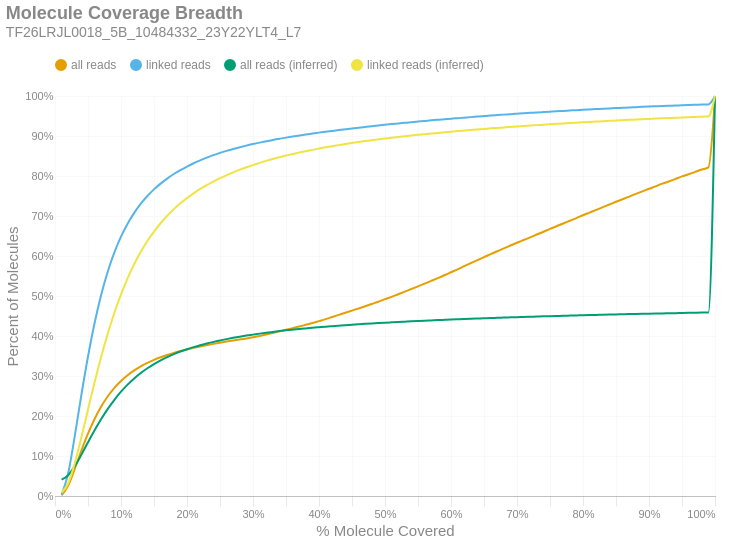

Here is the notebook cell this chart was saved with:
### Markdown cell above
### Molecule Read Coverage
This chart shows molecule coverage breadth as computed by the number of bases aligned to that molecule. In other words, "*how much of each unique long molecule is actually sequenced/aligned?*" Keep in mind there is a distinction between sequences and alignments, since some sequences belonging to a particular molecule may not align well and wouldn't appear in the alignment data. This chart also shows molecule coverage breadth as computed by the *inferred fragment* from which the aligned sequences originate. Unlike read coverage, this calculation takes into account the total insert size, including unsequenced gaps between the forward and reverse reads. Like the previous figures, these are cumulative percents.

### Code cell
if SKIPLR:
    print_html(f"Skipped")
else:
    binned_df = consolidated_hist(valids['coverage_bp'], mask, 0.01, True)
    binned_df_inf = consolidated_hist(valids['coverage_inserts'], mask, 0.01, True)
    binned_df = binned_df.with_columns(pl.lit(binned_df_inf['all reads (cumsum)']).alias('all reads (inferred)'))
    binned_df = binned_df.with_columns(pl.lit(binned_df_inf['linked reads (cumsum)']).alias('linked reads (inferred)'))
    binned_df = binned_df.with_columns(
        (pl.col('bin').cast(pl.Float64) + 0.01).alias('right_edge')
    )

    with SafeRender(binned_df):
        (
            density_plot(binned_df, 'Molecule Coverage Breadth', samplename, 'molcov', ['all reads (inferred)','linked reads (inferred)'])
            .encode(
                #x=alt.X('bin:Q', title="% Molecule Covered").axis(format = '%').scale(padding=0),
                x=alt.X('right_edge:Q', title="% Molecule Covered").axis(format='%').scale(padding=0),
                y=alt.Y('value:Q', title='Percent of Molecules')
                    .axis(format='%')
                    .stack(False)
                    .scale(domainMin=0, padding=0),
                color=alt.Color("key:N").scale(domain = ["all reads", "linked reads", "all reads (inferred)", "linked reads (inferred)"]),
                tooltip = [
                    alt.Tooltip("key:N", title = "Data Type"),
                    alt.Tooltip("range_label:N", title="% Molecule Covered"),
                    alt.Tooltip("value:Q", format = ".2%", title="% Molecules")
                ]
            )
        ).display()

### Figure 1 — Vega-Lite specification as saved in the notebook (floating-point values rounded to 4 significant figures)
{"width": "container", "height": 400, "config": {"title": {"anchor": "start", "dy": -15, "fontSize": 18, "color": "#888888", "subtitleColor": "#888888", "subtitleFontSize": 14}, "arc": {"fill": "#0072B2"}, "axis": {"domainColor": "#888888", "domainWidth": 0.5, "gridWidth": 0.2, "grid": false, "titleFontWeight": 400, "titleFontSize": 15, "labelFontSize": 11, "labelColor": "#888888", "tickColor": "#888888", "tickWidth": 0.2, "titleColor": "#888888"}, "axisBand": {"grid": false}, "axisX": {"grid": true, "tickSize": 10, "domainCap": "round"}, "axisY": {"domain": false, "grid": true, "tickSize": 0, "domainCap": "round"}, "background": "transparent", "header": {"labelFontSize": 15, "labelColor": "#888888", "titleFontSize": 15, "titleFontWeight": 600, "titleColor": "#888888"}, "legend": {"labelFont": "sans-serif", "labelFontSize": 12, "labelColor": "#888888", "symbolSize": 100, "symbolType": "circle", "titleFontSize": 12, "titlePadding": 10, "titleColor": "#888888", "title": null, "orient": "top"}, "range": {"category": ["#E69F00", "#56B4E9", "#009E73", "#F0E442", "#0072B2", "#D55E00", "#CC79A7", "#000000"], "diverging": ["#cfe8f3", "#a2d4ec", "#73bfe2", "#46abdb", "#1696d2", "#12719e"]}, "area": {"fill": "#0072B2", "fillOpacity": 0.7, "line": true, "strokeOpacity": 0.7}, "line": {"color": "#0072B2", "stroke": "#0072B2", "strokeWidth": 2}, "trail": {"color": "#0072B2", "stroke": "#0072B2", "strokeWidth": 0, "size": 1}, "point": {"filled": true, "fillOpacity": 1.0, "size": 95}, "text": {"color": "#888888", "fontSize": 11, "align": "right", "fontWeight": 400, "size": 11}, "bar": {"fill": "#0072B2", "stroke": null}, "view": {"stroke": null, "continuousWidth": 660, "continuousHeight": 400}}, "data": {"name": "data-0befad0cbe83da9612db4a266000466e"}, "mark": {"type": "line", "interpolate": "monotone", "point": {"opacity": 0, "size": 275}}, "encoding": {"color": {"field": "key", "scale": {"domain": ["all reads", "linked reads", "all reads (inferred)", "linked reads (inferred)"]}, "type": "nominal"}, "tooltip": [{"field": "key", "title": "Data Type", "type": "nominal"}, {"field": "range_label", "title": "% Molecule Covered", "type": "nominal"}, {"field": "value", "format": ".2%", "title": "% Molecules", "type": "quantitative"}], "x": {"axis": {"format": "%"}, "field": "right_edge", "scale": {"padding": 0}, "title": "% Molecule Covered", "type": "quantitative"}, "y": {"axis": {"format": "%"}, "field": "value", "scale": {"domainMin": 0, "padding": 0}, "stack": false, "title": "Percent of Molecules", "type": "quantitative"}}, "params": [{"name": "param_c36ac31b6afebe62", "select": {"type": "point", "fields": ["key"]}, "bind": "legend"}], "title": {"text": "Molecule Coverage Breadth", "subtitle": "TF26LRJL0018_5B_10484332_23Y22YLT4_L7"}, "transform": [{"fold": ["all reads (cumsum)", "linked reads (cumsum)", "all reads (inferred)", "linked reads (inferred)"]}, {"calculate": "replace(datum.key, ' (cumsum)', '')", "as": "key"}, {"filter": {"param": "param_c36ac31b6afebe62"}}], "usermeta": {"embedOptions": {"downloadFileName": "TF26LRJL0018_5B_10484332_23Y22YLT4_L7.molcov"}}, "$schema": "https://vega.github.io/schema/vega-lite/v6.4.1.json", "datasets": {"data-0befad0cbe83da9612db4a266000466e": [{"bin": "0.0", "interval": "0.0-0.01", "all reads": 0.001791, "linked reads": 0.00327, "all reads (cumsum)": 0.001791, "linked reads (cumsum)": 0.00327, "range_label": "0.0-0.01", "all reads (inferred)": 0.04077, "linked reads (inferred)": 0.008422, "right_edge": 0.01}, {"bin": "0.01", "interval": "0.01-0.02", "all reads": 0.02453, "linked reads": 0.05357, "all reads (cumsum)": 0.02632, "linked reads (cumsum)": 0.05684, "range_label": "0.01-0.02", "all reads (inferred)": 0.05203, "linked reads (inferred)": 0.03196, "right_edge": 0.02}, {"bin": "0.02", "interval": "0.02-0.03", "all reads": 0.04174, "linked reads": 0.09353, "all reads (cumsum)": 0.06806, "linked reads (cumsum)": 0.1504, "range_label": "0.02-0.03", "all reads (inferred)": 0.07462, "linked reads (inferred)": 0.08213, "right_edge": 0.03}, {"bin": "0.03", "interval": "0.03-0.04", "all reads": 0.04547, "linked reads": 0.1028, "all reads (cumsum)": 0.1135, "linked reads (cumsum)": 0.2532, "range_label": "0.03-0.04", "all reads (inferred)": 0.1034, "linked reads (inferred)": 0.1469, "right_edge": 0.04}, {"bin": "0.04", "interval": "0.04-0.05", "all reads": 0.04222, "linked reads": 0.09569, "all reads (cumsum)": 0.1557, "linked reads (cumsum)": 0.3489, "range_label": "0.04-0.05", "all reads (inferred)": 0.1341, "linked reads (inferred)": 0.2163, "right_edge": 0.05}, {"bin": "0.05", "interval": "0.05-0.06", "all reads": 0.03675, "linked reads": 0.08346, "all reads (cumsum)": 0.1925, "linked reads (cumsum)": 0.4323, "range_label": "0.05-0.06", "all reads (inferred)": 0.1641, "linked reads (inferred)": 0.2844, "right_edge": 0.06}, {"bin": "0.06", "interval": "0.06-0.07", "all reads": 0.03118, "linked reads": 0.07072, "all reads (cumsum)": 0.2237, "linked reads (cumsum)": 0.5031, "range_label": "0.06-0.07", "all reads (inferred)": 0.1923, "linked reads (inferred)": 0.3484, "right_edge": 0.07}, {"bin": "0.07", "interval": "0.07-0.08", "all reads": 0.02563, "linked reads": 0.05817, "all reads (cumsum)": 0.2493, "linked reads (cumsum)": 0.5612, "range_label": "0.07-0.08", "all reads (inferred)": 0.2178, "linked reads (inferred)": 0.4063, "right_edge": 0.08}, {"bin": "0.08", "interval": "0.08-0.09", "all reads": 0.02109, "linked reads": 0.04779, "all reads (cumsum)": 0.2704, "linked reads (cumsum)": 0.609, "range_label": "0.08-0.09", "all reads (inferred)": 0.2406, "linked reads (inferred)": 0.4582, "right_edge": 0.09}, {"bin": "0.09", "interval": "0.09-0.1", "all reads": 0.0173, "linked reads": 0.03921, "all reads (cumsum)": 0.2877, "linked reads (cumsum)": 0.6482, "range_label": "0.09-0.1", "all reads (inferred)": 0.2607, "linked reads (inferred)": 0.5039, "right_edge": 0.1}, {"bin": "0.1", "interval": "0.1-0.11", "all reads": 0.01426, "linked reads": 0.03223, "all reads (cumsum)": 0.3019, "linked reads (cumsum)": 0.6805, "range_label": "0.1-0.11", "all reads (inferred)": 0.2784, "linked reads (inferred)": 0.5443, "right_edge": 0.11}, {"bin": "0.11", "interval": "0.11-0.12", "all reads": 0.01212, "linked reads": 0.0273, "all reads (cumsum)": 0.3141, "linked reads (cumsum)": 0.7078, "range_label": "0.11-0.12", "all reads (inferred)": 0.294, "linked reads (inferred)": 0.5797, "right_edge": 0.12}, {"bin": "0.12", "interval": "0.12-0.13", "all reads": 0.01022, "linked reads": 0.02295, "all reads (cumsum)": 0.3243, "linked reads (cumsum)": 0.7307, "range_label": "0.12-0.13", "all reads (inferred)": 0.3076, "linked reads (inferred)": 0.6105, "right_edge": 0.13}, {"bin": "0.13", "interval": "0.13-0.14", "all reads": 0.008565, "linked reads": 0.01921, "all reads (cumsum)": 0.3328, "linked reads (cumsum)": 0.7499, "range_label": "0.13-0.14", "all reads (inferred)": 0.3194, "linked reads (inferred)": 0.6374, "right_edge": 0.14}, {"bin": "0.14", "interval": "0.14-0.15", "all reads": 0.007473, "linked reads": 0.01665, "all reads (cumsum)": 0.3403, "linked reads (cumsum)": 0.7666, "range_label": "0.14-0.15", "all reads (inferred)": 0.3298, "linked reads (inferred)": 0.661, "right_edge": 0.15}, {"bin": "0.15", "interval": "0.15-0.16", "all reads": 0.006454, "linked reads": 0.01432, "all reads (cumsum)": 0.3468, "linked reads (cumsum)": 0.7809, "range_label": "0.15-0.16", "all reads (inferred)": 0.339, "linked reads (inferred)": 0.6819, "right_edge": 0.16}, {"bin": "0.16", "interval": "0.16-0.17", "all reads": 0.005726, "linked reads": 0.01263, "all reads (cumsum)": 0.3525, "linked reads (cumsum)": 0.7935, "range_label": "0.16-0.17", "all reads (inferred)": 0.3473, "linked reads (inferred)": 0.7006, "right_edge": 0.17}, {"bin": "0.17", "interval": "0.17-0.18", "all reads": 0.005209, "linked reads": 0.01141, "all reads (cumsum)": 0.3577, "linked reads (cumsum)": 0.8049, "range_label": "0.17-0.18", "all reads (inferred)": 0.3546, "linked reads (inferred)": 0.7171, "right_edge": 0.18}, {"bin": "0.18", "interval": "0.18-0.19", "all reads": 0.004566, "linked reads": 0.009806, "all reads (cumsum)": 0.3623, "linked reads (cumsum)": 0.8147, "range_label": "0.18-0.19", "all reads (inferred)": 0.3611, "linked reads (inferred)": 0.7318, "right_edge": 0.19}, {"bin": "0.19", "interval": "0.19-0.2", "all reads": 0.004144, "linked reads": 0.008922, "all reads (cumsum)": 0.3664, "linked reads (cumsum)": 0.8237, "range_label": "0.19-0.2", "all reads (inferred)": 0.3668, "linked reads (inferred)": 0.7447, "right_edge": 0.2}, {"bin": "0.2", "interval": "0.2-0.21", "all reads": 0.003907, "linked reads": 0.008277, "all reads (cumsum)": 0.3703, "linked reads (cumsum)": 0.8319, "range_label": "0.2-0.21", "all reads (inferred)": 0.3721, "linked reads (inferred)": 0.7566, "right_edge": 0.21}, {"bin": "0.21", "interval": "0.21-0.22", "all reads": 0.003528, "linked reads": 0.007248, "all reads (cumsum)": 0.3739, "linked reads (cumsum)": 0.8392, "range_label": "0.21-0.22", "all reads (inferred)": 0.3769, "linked reads (inferred)": 0.7676, "right_edge": 0.22}, {"bin": "0.22", "interval": "0.22-0.23", "all reads": 0.003245, "linked reads": 0.006623, "all reads (cumsum)": 0.3771, "linked reads (cumsum)": 0.8458, "range_label": "0.22-0.23", "all reads (inferred)": 0.3812, "linked reads (inferred)": 0.7773, "right_edge": 0.23}, {"bin": "0.23", "interval": "0.23-0.24", "all reads": 0.003228, "linked reads": 0.006293, "all reads (cumsum)": 0.3803, "linked reads (cumsum)": 0.8521, "range_label": "0.23-0.24", "all reads (inferred)": 0.3851, "linked reads (inferred)": 0.7861, "right_edge": 0.24}, {"bin": "0.24", "interval": "0.24-0.25", "all reads": 0.00296, "linked reads": 0.005639, "all reads (cumsum)": 0.3833, "linked reads (cumsum)": 0.8577, "range_label": "0.24-0.25", "all reads (inferred)": 0.3889, "linked reads (inferred)": 0.7945, "right_edge": 0.25}, {"bin": "0.25", "interval": "0.25-0.26", "all reads": 0.002729, "linked reads": 0.005089, "all reads (cumsum)": 0.386, "linked reads (cumsum)": 0.8628, "range_label": "0.25-0.26", "all reads (inferred)": 0.3922, "linked reads (inferred)": 0.802, "right_edge": 0.26}, {"bin": "0.26", "interval": "0.26-0.27", "all reads": 0.002609, "linked reads": 0.004691, "all reads (cumsum)": 0.3886, "linked reads (cumsum)": 0.8675, "range_label": "0.26-0.27", "all reads (inferred)": 0.3954, "linked reads (inferred)": 0.8092, "right_edge": 0.27}, {"bin": "0.27", "interval": "0.27-0.28", "all reads": 0.002533, "linked reads": 0.004323, "all reads (cumsum)": 0.3912, "linked reads (cumsum)": 0.8718, "range_label": "0.27-0.28", "all reads (inferred)": 0.3984, "linked reads (inferred)": 0.8158, "right_edge": 0.28}, {"bin": "0.28", "interval": "0.28-0.29", "all reads": 0.00266, "linked reads": 0.004094, "all reads (cumsum)": 0.3938, "linked reads (cumsum)": 0.8759, "range_label": "0.28-0.29", "all reads (inferred)": 0.401, "linked reads (inferred)": 0.8218, "right_edge": 0.29}, {"bin": "0.29", "interval": "0.29-0.3", "all reads": 0.00305, "linked reads": 0.003942, "all reads (cumsum)": 0.3969, "linked reads (cumsum)": 0.8799, "range_label": "0.29-0.3", "all reads (inferred)": 0.4035, "linked reads (inferred)": 0.8272, "right_edge": 0.3}, {"bin": "0.3", "interval": "0.3-0.31", "all reads": 0.003231, "linked reads": 0.003604, "all reads (cumsum)": 0.4001, "linked reads (cumsum)": 0.8835, "range_label": "0.3-0.31", "all reads (inferred)": 0.4059, "linked reads (inferred)": 0.8328, "right_edge": 0.31}, {"bin": "0.31", "interval": "0.31-0.32", "all reads": 0.003607, "linked reads": 0.003377, "all reads (cumsum)": 0.4037, "linked reads (cumsum)": 0.8869, "range_label": "0.31-0.32", "all reads (inferred)": 0.4082, "linked reads (inferred)": 0.8379, "right_edge": 0.32}, {"bin": "0.32", "interval": "0.32-0.33", "all reads": 0.003936, "linked reads": 0.003293, "all reads (cumsum)": 0.4076, "linked reads (cumsum)": 0.8901, "range_label": "0.32-0.33", "all reads (inferred)": 0.4103, "linked reads (inferred)": 0.8425, "right_edge": 0.33}, {"bin": "0.33", "interval": "0.33-0.34", "all reads": 0.003863, "linked reads": 0.002918, "all reads (cumsum)": 0.4115, "linked reads (cumsum)": 0.8931, "range_label": "0.33-0.34", "all reads (inferred)": 0.4123, "linked reads (inferred)": 0.8469, "right_edge": 0.34}, {"bin": "0.34", "interval": "0.34-0.35", "all reads": 0.004095, "linked reads": 0.002858, "all reads (cumsum)": 0.4156, "linked reads (cumsum)": 0.8959, "range_label": "0.34-0.35", "all reads (inferred)": 0.4141, "linked reads (inferred)": 0.8511, "right_edge": 0.35}, {"bin": "0.35", "interval": "0.35-0.36", "all reads": 0.004016, "linked reads": 0.002703, "all reads (cumsum)": 0.4196, "linked reads (cumsum)": 0.8986, "range_label": "0.35-0.36", "all reads (inferred)": 0.4158, "linked reads (inferred)": 0.8549, "right_edge": 0.36}, {"bin": "0.36", "interval": "0.36-0.37", "all reads": 0.004077, "linked reads": 0.002549, "all reads (cumsum)": 0.4237, "linked reads (cumsum)": 0.9012, "range_label": "0.36-0.37", "all reads (inferred)": 0.4175, "linked reads (inferred)": 0.8585, "right_edge": 0.37}, {"bin": "0.37", "interval": "0.37-0.38", "all reads": 0.004318, "linked reads": 0.002495, "all reads (cumsum)": 0.428, "linked reads (cumsum)": 0.9037, "range_label": "0.37-0.38", "all reads (inferred)": 0.419, "linked reads (inferred)": 0.862, "right_edge": 0.38}, {"bin": "0.38", "interval": "0.38-0.39", "all reads": 0.004325, "linked reads": 0.002371, "all reads (cumsum)": 0.4323, "linked reads (cumsum)": 0.906, "range_label": "0.38-0.39", "all reads (inferred)": 0.4205, "linked reads (inferred)": 0.8654, "right_edge": 0.39}, {"bin": "0.39", "interval": "0.39-0.4", "all reads": 0.004811, "linked reads": 0.002389, "all reads (cumsum)": 0.4371, "linked reads (cumsum)": 0.9084, "range_label": "0.39-0.4", "all reads (inferred)": 0.4219, "linked reads (inferred)": 0.8685, "right_edge": 0.4}, {"bin": "0.4", "interval": "0.4-0.41", "all reads": 0.004933, "linked reads": 0.002135, "all reads (cumsum)": 0.4421, "linked reads (cumsum)": 0.9106, "range_label": "0.4-0.41", "all reads (inferred)": 0.4233, "linked reads (inferred)": 0.8717, "right_edge": 0.41}, {"bin": "0.41", "interval": "0.41-0.42", "all reads": 0.00542, "linked reads": 0.002168, "all reads (cumsum)": 0.4475, "linked reads (cumsum)": 0.9127, "range_label": "0.41-0.42", "all reads (inferred)": 0.4246, "linked reads (inferred)": 0.8744, "right_edge": 0.42}, {"bin": "0.42", "interval": "0.42-0.43", "all reads": 0.00533, "linked reads": 0.002155, "all reads (cumsum)": 0.4528, "linked reads (cumsum)": 0.9149, "range_label": "0.42-0.43", "all reads (inferred)": 0.4258, "linked reads (inferred)": 0.8772, "right_edge": 0.43}, {"bin": "0.43", "interval": "0.43-0.44", "all reads": 0.005313, "linked reads": 0.002015, "all reads (cumsum)": 0.4581, "linked reads (cumsum)": 0.9169, "range_label": "0.43-0.44", "all reads (inferred)": 0.4271, "linked reads (inferred)": 0.88, "right_edge": 0.44}, {"bin": "0.44", "interval": "0.44-0.45", "all reads": 0.005419, "linked reads": 0.001999, "all reads (cumsum)": 0.4636, "linked reads (cumsum)": 0.9189, "range_label": "0.44-0.45", "all reads (inferred)": 0.4282, "linked reads (inferred)": 0.8825, "right_edge": 0.45}, {"bin": "0.45", "interval": "0.45-0.46", "all reads": 0.005374, "linked reads": 0.001952, "all reads (cumsum)": 0.4689, "linked reads (cumsum)": 0.9209, "range_label": "0.45-0.46", "all reads (inferred)": 0.4293, "linked reads (inferred)": 0.8849, "right_edge": 0.46}, {"bin": "0.46", "interval": "0.46-0.47", "all reads": 0.005502, "linked reads": 0.001883, "all reads (cumsum)": 0.4744, "linked reads (cumsum)": 0.9227, "range_label": "0.46-0.47", "all reads (inferred)": 0.4304, "linked reads (inferred)": 0.8873, "right_edge": 0.47}, {"bin": "0.47", "interval": "0.47-0.48", "all reads": 0.005698, "linked reads": 0.001836, "all reads (cumsum)": 0.4801, "linked reads (cumsum)": 0.9246, "range_label": "0.47-0.48", "all reads (inferred)": 0.4314, "linked reads (inferred)": 0.8895, "right_edge": 0.48}, {"bin": "0.48", "interval": "0.48-0.49", "all reads": 0.005556, "linked reads": 0.001696, "all reads (cumsum)": 0.4857, "linked reads (cumsum)": 0.9263, "range_label": "0.48-0.49", "all reads (inferred)": 0.4324, "linked reads (inferred)": 0.8916, "right_edge": 0.49}, {"bin": "0.49", "interval": "0.49-0.5", "all reads": 0.006485, "linked reads": 0.001747, "all reads (cumsum)": 0.4922, "linked reads (cumsum)": 0.928, "range_label": "0.49-0.5", "all reads (inferred)": 0.4333, "linked reads (inferred)": 0.8937, "right_edge": 0.5}, {"bin": "0.5", "interval": "0.5-0.51", "all reads": 0.005754, "linked reads": 0.001718, "all reads (cumsum)": 0.4979, "linked reads (cumsum)": 0.9297, "range_label": "0.5-0.51", "all reads (inferred)": 0.4341, "linked reads (inferred)": 0.8956, "right_edge": 0.51}, {"bin": "0.51", "interval": "0.51-0.52", "all reads": 0.006483, "linked reads": 0.001547, "all reads (cumsum)": 0.5044, "linked reads (cumsum)": 0.9313, "range_label": "0.51-0.52", "all reads (inferred)": 0.435, "linked reads (inferred)": 0.8974, "right_edge": 0.52}, {"bin": "0.52", "interval": "0.52-0.53", "all reads": 0.006444, "linked reads": 0.001596, "all reads (cumsum)": 0.5109, "linked reads (cumsum)": 0.9329, "range_label": "0.52-0.53", "all reads (inferred)": 0.4358, "linked reads (inferred)": 0.8993, "right_edge": 0.53}, {"bin": "0.53", "interval": "0.53-0.54", "all reads": 0.006673, "linked reads": 0.001585, "all reads (cumsum)": 0.5175, "linked reads (cumsum)": 0.9345, "range_label": "0.53-0.54", "all reads (inferred)": 0.4367, "linked reads (inferred)": 0.9011, "right_edge": 0.54}, {"bin": "0.54", "interval": "0.54-0.55", "all reads": 0.00667, "linked reads": 0.001531, "all reads (cumsum)": 0.5242, "linked reads (cumsum)": 0.936, "range_label": "0.54-0.55", "all reads (inferred)": 0.4375, "linked reads (inferred)": 0.9029, "right_edge": 0.55}, {"bin": "0.55", "interval": "0.55-0.56", "all reads": 0.006828, "linked reads": 0.001518, "all reads (cumsum)": 0.531, "linked reads (cumsum)": 0.9375, "range_label": "0.55-0.56", "all reads (inferred)": 0.4382, "linked reads (inferred)": 0.9046, "right_edge": 0.56}, {"bin": "0.56", "interval": "0.56-0.57", "all reads": 0.00672, "linked reads": 0.001572, "all reads (cumsum)": 0.5377, "linked reads (cumsum)": 0.9391, "range_label": "0.56-0.57", "all reads (inferred)": 0.439, "linked reads (inferred)": 0.9062, "right_edge": 0.57}, {"bin": "0.57", "interval": "0.57-0.58", "all reads": 0.006875, "linked reads": 0.001485, "all reads (cumsum)": 0.5446, "linked reads (cumsum)": 0.9406, "range_label": "0.57-0.58", "all reads (inferred)": 0.4397, "linked reads (inferred)": 0.9078, "right_edge": 0.58}, {"bin": "0.58", "interval": "0.58-0.59", "all reads": 0.007209, "linked reads": 0.001462, "all reads (cumsum)": 0.5518, "linked reads (cumsum)": 0.942, "range_label": "0.58-0.59", "all reads (inferred)": 0.4404, "linked reads (inferred)": 0.9093, "right_edge": 0.59}, {"bin": "0.59", "interval": "0.59-0.6", "all reads": 0.007551, "linked reads": 0.001354, "all reads (cumsum)": 0.5594, "linked reads (cumsum)": 0.9434, "range_label": "0.59-0.6", "all reads (inferred)": 0.4411, "linked reads (inferred)": 0.9108, "right_edge": 0.6}, {"bin": "0.6", "interval": "0.6-0.61", "all reads": 0.007401, "linked reads": 0.001271, "all reads (cumsum)": 0.5668, "linked reads (cumsum)": 0.9446, "range_label": "0.6-0.61", "all reads (inferred)": 0.4418, "linked reads (inferred)": 0.9123, "right_edge": 0.61}, {"bin": "0.61", "interval": "0.61-0.62", "all reads": 0.007779, "linked reads": 0.001276, "all reads (cumsum)": 0.5746, "linked reads (cumsum)": 0.9459, "range_label": "0.61-0.62", "all reads (inferred)": 0.4425, "linked reads (inferred)": 0.9137, "right_edge": 0.62}, {"bin": "0.62", "interval": "0.62-0.63", "all reads": 0.007616, "linked reads": 0.001267, "all reads (cumsum)": 0.5822, "linked reads (cumsum)": 0.9472, "range_label": "0.62-0.63", "all reads (inferred)": 0.4431, "linked reads (inferred)": 0.9151, "right_edge": 0.63}, {"bin": "0.63", "interval": "0.63-0.64", "all reads": 0.007462, "linked reads": 0.001329, "all reads (cumsum)": 0.5896, "linked reads (cumsum)": 0.9485, "range_label": "0.63-0.64", "all reads (inferred)": 0.4437, "linked reads (inferred)": 0.9165, "right_edge": 0.64}, {"bin": "0.64", "interval": "0.64-0.65", "all reads": 0.007344, "linked reads": 0.0013, "all reads (cumsum)": 0.597, "linked reads (cumsum)": 0.9498, "range_label": "0.64-0.65", "all reads (inferred)": 0.4443, "linked reads (inferred)": 0.9178, "right_edge": 0.65}, {"bin": "0.65", "interval": "0.65-0.66", "all reads": 0.007601, "linked reads": 0.001289, "all reads (cumsum)": 0.6046, "linked reads (cumsum)": 0.9511, "range_label": "0.65-0.66", "all reads (inferred)": 0.445, "linked reads (inferred)": 0.9191, "right_edge": 0.66}, {"bin": "0.66", "interval": "0.66-0.67", "all reads": 0.007228, "linked reads": 0.001176, "all reads (cumsum)": 0.6118, "linked reads (cumsum)": 0.9523, "range_label": "0.66-0.67", "all reads (inferred)": 0.4455, "linked reads (inferred)": 0.9203, "right_edge": 0.67}, {"bin": "0.67", "interval": "0.67-0.68", "all reads": 0.007349, "linked reads": 0.001149, "all reads (cumsum)": 0.6192, "linked reads (cumsum)": 0.9534, "range_label": "0.67-0.68", "all reads (inferred)": 0.446, "linked reads (inferred)": 0.9215, "right_edge": 0.68}, {"bin": "0.68", "interval": "0.68-0.69", "all reads": 0.006992, "linked reads": 0.001171, "all reads (cumsum)": 0.6262, "linked reads (cumsum)": 0.9546, "range_label": "0.68-0.69", "all reads (inferred)": 0.4466, "linked reads (inferred)": 0.9227, "right_edge": 0.69}, {"bin": "0.69", "interval": "0.69-0.7", "all reads": 0.007026, "linked reads": 0.001091, "all reads (cumsum)": 0.6332, "linked reads (cumsum)": 0.9557, "range_label": "0.69-0.7", "all reads (inferred)": 0.4471, "linked reads (inferred)": 0.9238, "right_edge": 0.7}, {"bin": "0.7", "interval": "0.7-0.71", "all reads": 0.006768, "linked reads": 0.001089, "all reads (cumsum)": 0.6399, "linked reads (cumsum)": 0.9568, "range_label": "0.7-0.71", "all reads (inferred)": 0.4476, "linked reads (inferred)": 0.9249, "right_edge": 0.71}, {"bin": "0.71", "interval": "0.71-0.72", "all reads": 0.006753, "linked reads": 0.00104, "all reads (cumsum)": 0.6467, "linked reads (cumsum)": 0.9578, "range_label": "0.71-0.72", "all reads (inferred)": 0.4481, "linked reads (inferred)": 0.9261, "right_edge": 0.72}, {"bin": "0.72", "interval": "0.72-0.73", "all reads": 0.007034, "linked reads": 0.001069, "all reads (cumsum)": 0.6537, "linked reads (cumsum)": 0.9589, "range_label": "0.72-0.73", "all reads (inferred)": 0.4486, "linked reads (inferred)": 0.9272, "right_edge": 0.73}, {"bin": "0.73", "interval": "0.73-0.74", "all reads": 0.006843, "linked reads": 0.001008, "all reads (cumsum)": 0.6606, "linked reads (cumsum)": 0.9599, "range_label": "0.73-0.74", "all reads (inferred)": 0.4492, "linked reads (inferred)": 0.9283, "right_edge": 0.74}, {"bin": "0.74", "interval": "0.74-0.75", "all reads": 0.007186, "linked reads": 0.001002, "all reads (cumsum)": 0.6678, "linked reads (cumsum)": 0.9609, "range_label": "0.74-0.75", "all reads (inferred)": 0.4497, "linked reads (inferred)": 0.9294, "right_edge": 0.75}, {"bin": "0.75", "interval": "0.75-0.76", "all reads": 0.006563, "linked reads": 0.0009877, "all reads (cumsum)": 0.6743, "linked reads (cumsum)": 0.9619, "range_label": "0.75-0.76", "all reads (inferred)": 0.4501, "linked reads (inferred)": 0.9304, "right_edge": 0.76}, {"bin": "0.76", "interval": "0.76-0.77", "all reads": 0.006996, "linked reads": 0.0008733, "all reads (cumsum)": 0.6813, "linked reads (cumsum)": 0.9628, "range_label": "0.76-0.77", "all reads (inferred)": 0.4505, "linked reads (inferred)": 0.9313, "right_edge": 0.77}, {"bin": "0.77", "interval": "0.77-0.78", "all reads": 0.006694, "linked reads": 0.0009368, "all reads (cumsum)": 0.688, "linked reads (cumsum)": 0.9637, "range_label": "0.77-0.78", "all reads (inferred)": 0.451, "linked reads (inferred)": 0.9323, "right_edge": 0.78}, {"bin": "0.78", "interval": "0.78-0.79", "all reads": 0.006689, "linked reads": 0.0008951, "all reads (cumsum)": 0.6947, "linked reads (cumsum)": 0.9646, "range_label": "0.78-0.79", "all reads (inferred)": 0.4515, "linked reads (inferred)": 0.9333, "right_edge": 0.79}, {"bin": "0.79", "interval": "0.79-0.8", "all reads": 0.007201, "linked reads": 0.0009967, "all reads (cumsum)": 0.7019, "linked reads (cumsum)": 0.9656, "range_label": "0.79-0.8", "all reads (inferred)": 0.4519, "linked reads (inferred)": 0.9343, "right_edge": 0.8}, {"bin": "0.8", "interval": "0.8-0.81", "all reads": 0.006644, "linked reads": 0.0008388, "all reads (cumsum)": 0.7086, "linked reads (cumsum)": 0.9664, "range_label": "0.8-0.81", "all reads (inferred)": 0.4523, "linked reads (inferred)": 0.9352, "right_edge": 0.81}, {"bin": "0.81", "interval": "0.81-0.82", "all reads": 0.006708, "linked reads": 0.0008315, "all reads (cumsum)": 0.7153, "linked reads (cumsum)": 0.9673, "range_label": "0.81-0.82", "all reads (inferred)": 0.4527, "linked reads (inferred)": 0.9361, "right_edge": 0.82}, {"bin": "0.82", "interval": "0.82-0.83", "all reads": 0.006933, "linked reads": 0.0008588, "all reads (cumsum)": 0.7222, "linked reads (cumsum)": 0.9681, "range_label": "0.82-0.83", "all reads (inferred)": 0.4532, "linked reads (inferred)": 0.937, "right_edge": 0.83}, {"bin": "0.83", "interval": "0.83-0.84", "all reads": 0.00666, "linked reads": 0.0008188, "all reads (cumsum)": 0.7289, "linked reads (cumsum)": 0.9689, "range_label": "0.83-0.84", "all reads (inferred)": 0.4536, "linked reads (inferred)": 0.9378, "right_edge": 0.84}, {"bin": "0.84", "interval": "0.84-0.85", "all reads": 0.006657, "linked reads": 0.0007789, "all reads (cumsum)": 0.7355, "linked reads (cumsum)": 0.9697, "range_label": "0.84-0.85", "all reads (inferred)": 0.4539, "linked reads (inferred)": 0.9386, "right_edge": 0.85}, {"bin": "0.85", "interval": "0.85-0.86", "all reads": 0.006472, "linked reads": 0.0008733, "all reads (cumsum)": 0.742, "linked reads (cumsum)": 0.9706, "range_label": "0.85-0.86", "all reads (inferred)": 0.4543, "linked reads (inferred)": 0.9395, "right_edge": 0.86}, {"bin": "0.86", "interval": "0.86-0.87", "all reads": 0.006623, "linked reads": 0.0008479, "all reads (cumsum)": 0.7486, "linked reads (cumsum)": 0.9714, "range_label": "0.86-0.87", "all reads (inferred)": 0.4547, "linked reads (inferred)": 0.9404, "right_edge": 0.87}, {"bin": "0.87", "interval": "0.87-0.88", "all reads": 0.006633, "linked reads": 0.0007335, "all reads (cumsum)": 0.7552, "linked reads (cumsum)": 0.9722, "range_label": "0.87-0.88", "all reads (inferred)": 0.4551, "linked reads (inferred)": 0.9412, "right_edge": 0.88}, {"bin": "0.88", "interval": "0.88-0.89", "all reads": 0.006352, "linked reads": 0.0007535, "all reads (cumsum)": 0.7616, "linked reads (cumsum)": 0.9729, "range_label": "0.88-0.89", "all reads (inferred)": 0.4555, "linked reads (inferred)": 0.942, "right_edge": 0.89}, {"bin": "0.89", "interval": "0.89-0.9", "all reads": 0.006425, "linked reads": 0.0006863, "all reads (cumsum)": 0.768, "linked reads (cumsum)": 0.9736, "range_label": "0.89-0.9", "all reads (inferred)": 0.4558, "linked reads (inferred)": 0.9428, "right_edge": 0.9}, {"bin": "0.9", "interval": "0.9-0.91", "all reads": 0.006102, "linked reads": 0.0006463, "all reads (cumsum)": 0.7741, "linked reads (cumsum)": 0.9743, "range_label": "0.9-0.91", "all reads (inferred)": 0.4562, "linked reads (inferred)": 0.9435, "right_edge": 0.91}, {"bin": "0.91", "interval": "0.91-0.92", "all reads": 0.006719, "linked reads": 0.0006609, "all reads (cumsum)": 0.7808, "linked reads (cumsum)": 0.9749, "range_label": "0.91-0.92", "all reads (inferred)": 0.4565, "linked reads (inferred)": 0.9442, "right_edge": 0.92}, {"bin": "0.92", "interval": "0.92-0.93", "all reads": 0.005571, "linked reads": 0.0006391, "all reads (cumsum)": 0.7864, "linked reads (cumsum)": 0.9756, "range_label": "0.92-0.93", "all reads (inferred)": 0.4568, "linked reads (inferred)": 0.9449, "right_edge": 0.93}, {"bin": "0.93", "interval": "0.93-0.94", "all reads": 0.006177, "linked reads": 0.0006028, "all reads (cumsum)": 0.7926, "linked reads (cumsum)": 0.9762, "range_label": "0.93-0.94", "all reads (inferred)": 0.4571, "linked reads (inferred)": 0.9455, "right_edge": 0.94}, {"bin": "0.94", "interval": "0.94-0.95", "all reads": 0.006398, "linked reads": 0.0006463, "all reads (cumsum)": 0.799, "linked reads (cumsum)": 0.9768, "range_label": "0.94-0.95", "all reads (inferred)": 0.4576, "linked reads (inferred)": 0.9462, "right_edge": 0.95}, {"bin": "0.95", "interval": "0.95-0.96", "all reads": 0.005327, "linked reads": 0.0005665, "all reads (cumsum)": 0.8043, "linked reads (cumsum)": 0.9774, "range_label": "0.95-0.96", "all reads (inferred)": 0.4579, "linked reads (inferred)": 0.9469, "right_edge": 0.96}, {"bin": "0.96", "interval": "0.96-0.97", "all reads": 0.006045, "linked reads": 0.0005447, "all reads (cumsum)": 0.8104, "linked reads (cumsum)": 0.9779, "range_label": "0.96-0.97", "all reads (inferred)": 0.4583, "linked reads (inferred)": 0.9476, "right_edge": 0.97}, {"bin": "0.97", "interval": "0.97-0.98", "all reads": 0.005869, "linked reads": 0.0005374, "all reads (cumsum)": 0.8162, "linked reads (cumsum)": 0.9785, "range_label": "0.97-0.98", "all reads (inferred)": 0.4586, "linked reads (inferred)": 0.9483, "right_edge": 0.98}, {"bin": "0.98", "interval": "0.98-0.99", "all reads": 0.005365, "linked reads": 0.0005428, "all reads (cumsum)": 0.8216, "linked reads (cumsum)": 0.979, "range_label": "0.98-0.99", "all reads (inferred)": 0.459, "linked reads (inferred)": 0.949, "right_edge": 0.99}, {"bin": "0.99", "interval": "0.99-1.0", "all reads": 0.1784, "linked reads": 0.02099, "all reads (cumsum)": 1.0, "linked reads (cumsum)": 1.0, "range_label": "0.99-1.0", "all reads (inferred)": 1.0, "linked reads (inferred)": 1.0, "right_edge": 1.0}]}}
